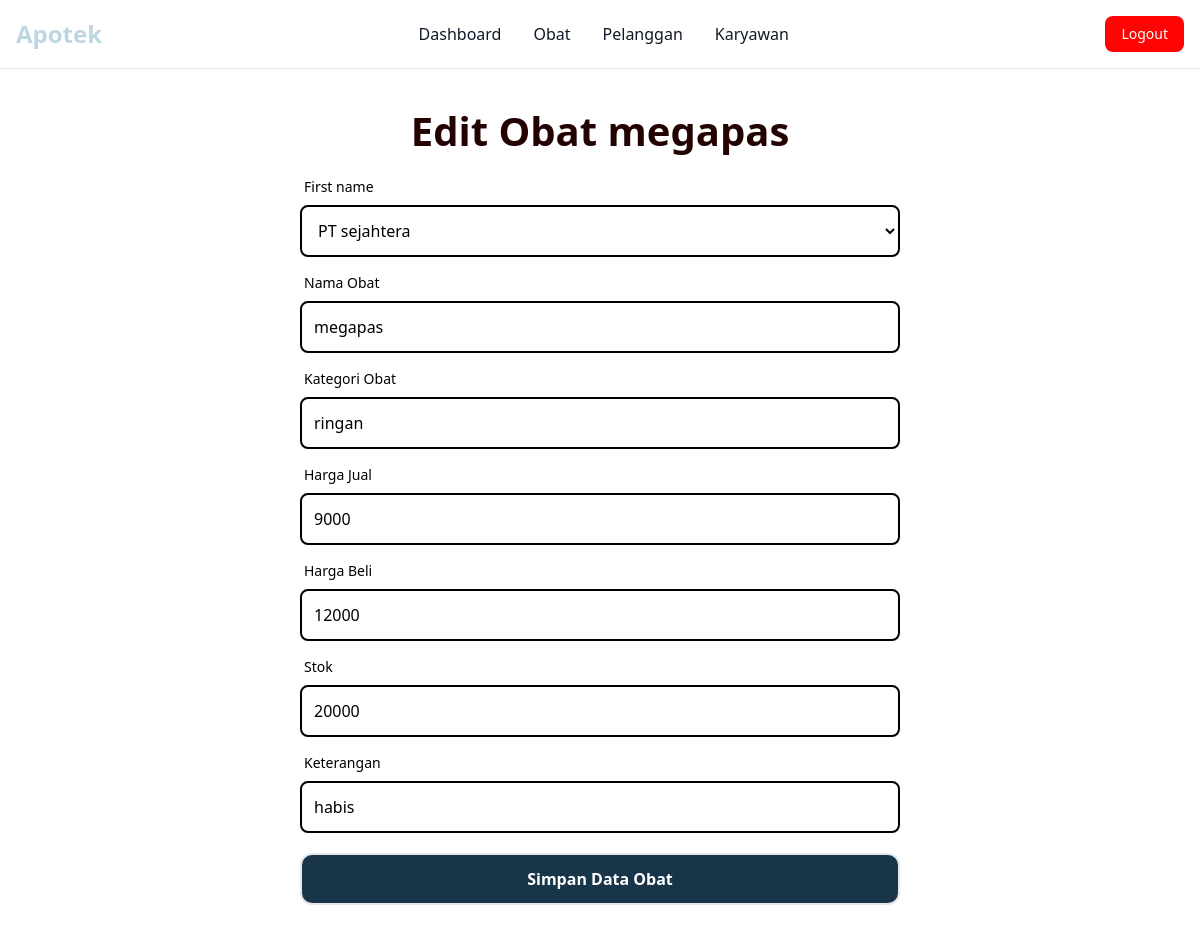
Page /view/dashboard.php?page=edit_obat&idobat=11 (signed in) on the committed database.
### tables this page shows
CREATE TABLE `tb_obat` (
  `idobat` int(11) NOT NULL,
  `idsupplier` int(4) NOT NULL,
  `namaobat` varchar(100) NOT NULL,
  `kategoriobat` varchar(50) NOT NULL,
  `hargajual` double NOT NULL,
  `hargabeli` double NOT NULL,
  `stokobat` int(11) NOT NULL,
  `keterangan` text NOT NULL
);

### edit/edit_obat.php (the view, shortened to what this page needs)
<?php
$id = $_GET['idobat'];
include "../koneksi.php";
$query_obat = mysqli_query($koneksi, "SELECT * FROM tb_obat WHERE idobat='$id'");
$baris_obat = mysqli_fetch_assoc($query_obat);
?>
<h1 class="text-[#230202] font-bold text-[40px] mt-8 mb-4  text-center">Edit Obat <?=$baris_obat['namaobat']?></h1>
<div class="flex items-center justify-center  ">
<form action="dashboard.php?page=proses_edit_obat " method="POST" class=" flex flex-col  w-[50%] ">
<div>
    <label for="idsupplier" class="block mb-2 text-sm font-medium text-[16px] ml-1">First name</label>
    <select name="idsupplier" id="idsupplier" class="w-full bg-transparent border-2 rounded-lg p-3 border-[#000]" >
    <?php
                                    $id_supplier = $baris_obat['idsupplier'];
                                    $query_supplier = mysqli_query($koneksi, "SELECT idsupplier, perusahaan FROM tb_supplier WHERE idsupplier=$id_supplier");
                                    $data_supplier = mysqli_fetch_assoc($query_supplier);
                                    $query="SELECT * FROM tb_supplier";
                                    $data = mysqli_query($koneksi, $query);
                                    while($baris = mysqli_fetch_assoc($data)){
                                ?>
                                <option <?php if($data_supplier['idsupplier']==$baris['idsupplier']){echo "selected";} ?> value="<?=$baris['idsupplier'];?>"><?=$baris['perusahaan'];?></option>
                                <?php
                                    }
                                ?>
                            </select>
</div>
<div class="mt-4    ">
    <label for="namaobat" class="block mb-2 text-sm font-medium text-[16px] ml-1">Nama Obat</label>
    <input type="text" name="namaobat" class="w-full bg-transparent border-2 rounded-lg p-3 border-[#000]"  value="<?=$baris_obat['namaobat']?>">
</div>
<div class="mt-4    ">
    <label for="kategoriobat" class="block mb-2 text-sm font-medium text-[16px] ml-1">Kategori Obat</label>
    <input type="text" name="kategoriobat" class="w-full bg-transparent border-2 rounded-lg p-3 border-[#000]"  value="<?=$baris_obat['kategoriobat']?>">
</div>
<div class="mt-4    ">
    <label for="hargajual" class="block mb-2 text-sm font-medium text-[16px] ml-1">Harga Jual </label>
    <input type="text" name="hargajual" class="w-full bg-transparent border-2 rounded-lg p-3 border-[#000]"  value="<?=$baris_obat['hargajual']?>">
</div>
<div class="mt-4    ">
    <label for="hargabeli" class="block mb-2 text-sm font-medium text-[16px] ml-1">Harga Beli</label>
    <input type="text" name="hargabeli" class="w-full bg-transparent border-2 rounded-lg p-3 border-[#000]"  value="<?=$baris_obat['hargabeli']?>">
</div>
<div class="mt-4    ">
    <label for="stokobat    " class="block mb-2 text-sm font-medium text-[16px] ml-1">Stok</label>
    <input type="text" name="stokobat" class="w-full bg-transparent border-2 rounded-lg p-3 border-[#000]"  value="<?=$baris_obat['stokobat']?>">
</div>
<div class="mt-4    ">
    <label for="keterangan" class="block mb-2 text-sm font-medium text-[16px] ml-1">Keterangan</label>
    <input type="text" name="keterangan" class="w-full bg-transparent border-2 rounded-lg p-3 border-[#000]"  value="<?=$baris_obat['keterangan']?>">
</div>
<div class="mt-5 mb-20   ">
    <input type="submit" class="w-full font-semibold text-[16px]  text-white  border-2 rounded-xl p-3 bg-[#193549]" value="Simpan Data Obat"  >
</div>
</div>

### rows in the picture
tb_obat: namaobat "megapas", kategoriobat "ringan", hargajual "9000", hargabeli "12000", stokobat "20000", keterangan "habis"

### other values in the picture
form field idsupplier "PT sejahtera"
